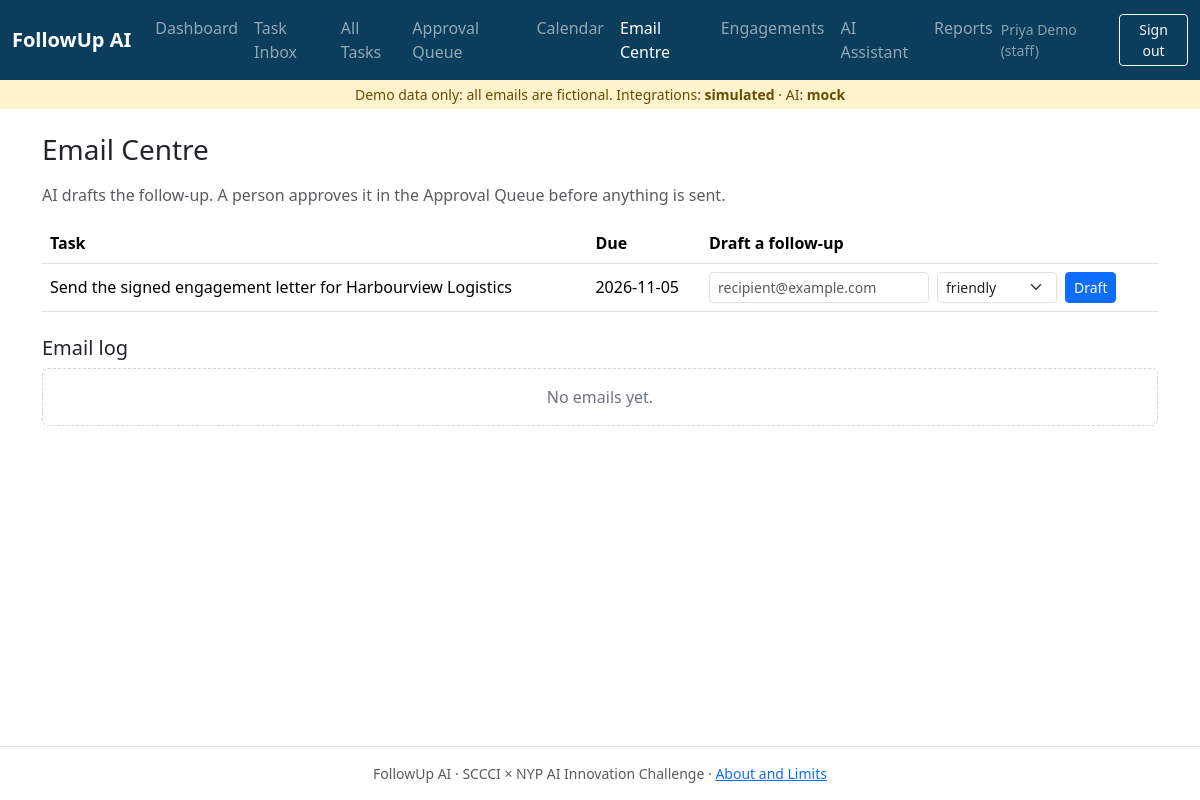
The app's page /email/ (signed in) with its own data.
### app/models.py (models this page shows, shortened)
class User(UserMixin, db.Model):
    __tablename__ = "users"
    id = db.Column(db.Integer, primary_key=True)
    name = db.Column(db.String(80), nullable=False)
    email = db.Column(db.String(120), unique=True, nullable=False)
    password_hash = db.Column(db.String(255), nullable=False)
    role = db.Column(db.String(20), nullable=False, default="staff")  # staff | manager
    @property
    def is_manager(self) -> bool:
        return self.role == "manager"

class Task(db.Model):
    __tablename__ = "tasks"
    id = db.Column(db.Integer, primary_key=True)
    message_id = db.Column(db.Integer, db.ForeignKey("source_messages.id"))
    client_id = db.Column(db.Integer, db.ForeignKey("clients.id"))
    owner_id = db.Column(db.Integer, db.ForeignKey("users.id"))
    owner_name = db.Column(db.String(80))
    title = db.Column(db.String(300), nullable=False)
    due_date = db.Column(db.Date)
    due_date_text = db.Column(db.String(120))  # the original wording, e.g. "by Thursday"
    due_reason = db.Column(db.Text)  # "Why this date?"
    source_quote = db.Column(db.Text)  # source evidence
    confidence = db.Column(db.Float, default=0.0)
    needs_confirmation = db.Column(db.Boolean, default=True)
    flags = db.Column(db.Text, default="")  # pipe-separated warnings
    status = db.Column(db.String(20), default=DRAFT)
    priority_score = db.Column(db.Integer, default=0)
    priority_reason = db.Column(db.String(200))
    thread_summary = db.Column(db.Text)
    calendar_event_id = db.Column(db.String(200))
    reply_received = db.Column(db.Boolean, default=False)
    created_at = db.Column(db.DateTime, default=utcnow)
    updated_at = db.Column(db.DateTime, default=utcnow, onupdate=utcnow)
    message = db.relationship("SourceMessage", back_populates="tasks")
    client = db.relationship("Client", back_populates="tasks")
    owner = db.relationship("User", foreign_keys=[owner_id])

### app/blueprints/email_centre.py (the view)
@bp.route("/")
@login_required
def index():
    tasks = Task.query.filter(Task.status.notin_([DRAFT, DONE])).order_by(Task.due_date).all()
    sent = Approval.query.filter_by(kind="email").order_by(Approval.id.desc()).limit(20).all()
    return render_template("email_centre/index.html", tasks=tasks, sent=sent, tones=list(TONE_OPENERS))

### app/templates/email_centre/index.html (shortened to what this page needs)
{% extends "base.html" %}
{% from "_macros.html" import csrf, status_badge %}
{% block content %}
<h1 class="h3 mb-3">Email Centre</h1>
<p class="text-muted">AI drafts the follow-up. A person approves it in the Approval Queue before anything is sent.</p>
<table class="table align-middle"><thead><tr><th>Task</th><th>Due</th><th>Draft a follow-up</th></tr></thead><tbody>
{% for t in tasks %}<tr><td>{{ t.title }}</td><td>{{ t.due_date or '—' }}</td><td>
  <form method="post" action="{{ url_for('email_centre.draft', task_id=t.id) }}" class="d-flex gap-2">{{ csrf() }}
    <input class="form-control form-control-sm" name="to" placeholder="recipient@example.com" style="max-width:220px">
    <select class="form-select form-select-sm" name="tone" style="max-width:120px">{% for tn in tones %}<option>{{ tn }}</option>{% endfor %}</select>
    <button class="btn btn-primary btn-sm">Draft</button></form></td></tr>
{% else %}<tr><td colspan="3" class="empty-state">Confirm a task first.</td></tr>{% endfor %}</tbody></table>
<h2 class="h5 mt-4">Email log</h2>
<ul class="list-group">{% for a in sent %}<li class="list-group-item small">{{ status_badge(a.status) }} {{ a.data.subject }} <span class="text-muted">{{ a.result_message or '' }}</span></li>
{% else %}<li class="list-group-item empty-state">No emails yet.</li>{% endfor %}</ul>
{% endblock %}

### app/templates/base.html (shortened to what this page needs)
<!doctype html>
<html lang="en">
<head>
  <link href="https://cdn.jsdelivr.net/npm/bootstrap@5.3.3/dist/css/bootstrap.min.css" rel="stylesheet">
  <link href="{{ url_for('static', filename='css/app.css') }}" rel="stylesheet">
</head>
<body class="d-flex flex-column min-vh-100">
<nav class="navbar navbar-expand-lg navbar-dark bg-brand">
  <div class="container-fluid">
    <a class="navbar-brand fw-semibold" href="{{ url_for('dashboard.index') }}">FollowUp AI</a>
    {% if current_user.is_authenticated %}
    <div class="collapse navbar-collapse" id="nav">
      <ul class="navbar-nav me-auto">
        {% for endpoint, label, mgr in NAV %}{% if not mgr or current_user.is_manager %}
        <li class="nav-item"><a class="nav-link {{ 'active' if request.endpoint and request.endpoint.split('.')[0] == endpoint.split('.')[0] }}" href="{{ url_for(endpoint) }}">{{ label }}</a></li>
        {% endif %}{% endfor %}
      </ul>
      <form method="post" action="{{ url_for('auth.logout') }}" class="d-flex align-items-center gap-2">
        <span class="text-white-50 small">{{ current_user.name }} ({{ current_user.role }})</span>
        <button class="btn btn-sm btn-outline-light">Sign out</button>
      </form>
    </div>
    {% endif %}
  </div>
</nav>
<div class="demo-banner text-center small py-1">
  Demo data only: all emails are fictional. Integrations: <strong>{{ integrations_mode }}</strong> · AI: <strong>{{ llm_provider }}</strong>
</div>
<main class="container py-4 flex-grow-1">
  {% block content %}{% endblock %}
</main>
<footer class="border-top py-3 text-center small text-muted">
  FollowUp AI · SCCCI × NYP AI Innovation Challenge · <a href="{{ url_for('about.index') }}">About and Limits</a>
</footer>
</body>
</html>

### app/static/css/app.css (style rules this page uses)
:root { --brand: #0b3d5c; --accent: #0d8a8a; }
.bg-brand { background: var(--brand); }
.demo-banner { background: #fff3cd; color: #664d03; }
.empty-state { color: #6c757d; padding: 1rem; text-align: center; border: 1px dashed #ced4da; border-radius: .5rem; }

### records on screen
User: name "Priya Demo", role "staff"
Task: title "Send the signed engagement letter for Harbourview Logistics", due_date "2026-11-05"

### other values on screen
{{ label }} "Dashboard" "Task Inbox" "All Tasks" "Approval Queue" "Calendar" "Email Centre" "Engagements" "AI Assistant" "Reports"
{{ integrations_mode }} "simulated"
{{ llm_provider }} "mock"
form field tone "friendly"
